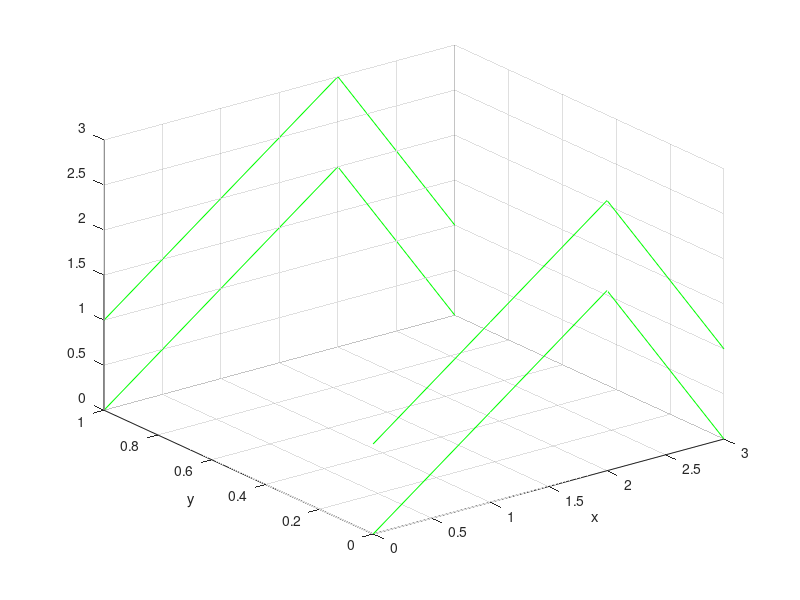

Write MATLAB code to recreate this figure. (Note: this script raises an error after producing the figure.)
clc
clear all
close all
P(:,1,1,:)=[0 0 0; 1 0 1; 2 0 2; 3 0 0];    P(:,2,1,:)=[0 1 0; 1 1 1; 2 1 2; 3 1 0];
P(:,1,2,:)=[0 0 1; 1 0 2; 2 0 3; 3 0 1];    P(:,2,2,:)=[0 1 1; 1 1 2; 2 1 3; 3 1 1];
%%
U=0:0.1:1;
V=U;
W=U;
d=numel(U);


n=numel(P(:,1,1,1))-1;      % lunghezza di x
m=numel(P(1,:,1,1))-1;      % lunghezza di y
l=numel(P(1,1,:,1))-1;      % lunghezza di z
figure
plot3(P(:,1,1,1),P(:,1,1,2),P(:,1,1,3),'g',P(:,2,1,1),P(:,2,1,2),P(:,2,1,3),'g',P(:,1,2,1),P(:,1,2,2),P(:,1,2,3),'g',P(:,2,2,1),P(:,2,2,2),P(:,2,2,3),'g');grid on;xlabel('x');ylabel('y')
figure
%%
for iw=1:numel(w)
    for iv=1:numel(v)
        for iu=1:numel(u)
            X(iu,iv,iw)=0;
            Y(iu,iv,iw)=0;
            Z(iu,iv,iw)=0;
            for i=1:numel(P(:,1,1,1))
                for j=1:numel(P(1,:,1,1))
                for k=1:numel(P(1,1,:,1))
                        X(iu,iv,iw)=X(iu,iv,iw)+Nip(j,u(iu),pu,U)*Nip(i,v(iv),pv,V)*Nip(k,w(iw),pw,W)*P(i,j,k,1);
                        Y(iu,iv,iw)=Y(iu,iv,iw)+Nip(j,u(iu),pu,U)*Nip(i,v(iv),pv,V)*Nip(k,w(iw),pw,W)*P(i,j,k,2);
                        Z(iu,iv,iw)=Z(iu,iv,iw)+Nip(j,u(iu),pu,U)*Nip(i,v(iv),pv,V)*Nip(k,w(iw),pw,W)*P(i,j,k,3);
                end
            end
            end
        end
    end
end
